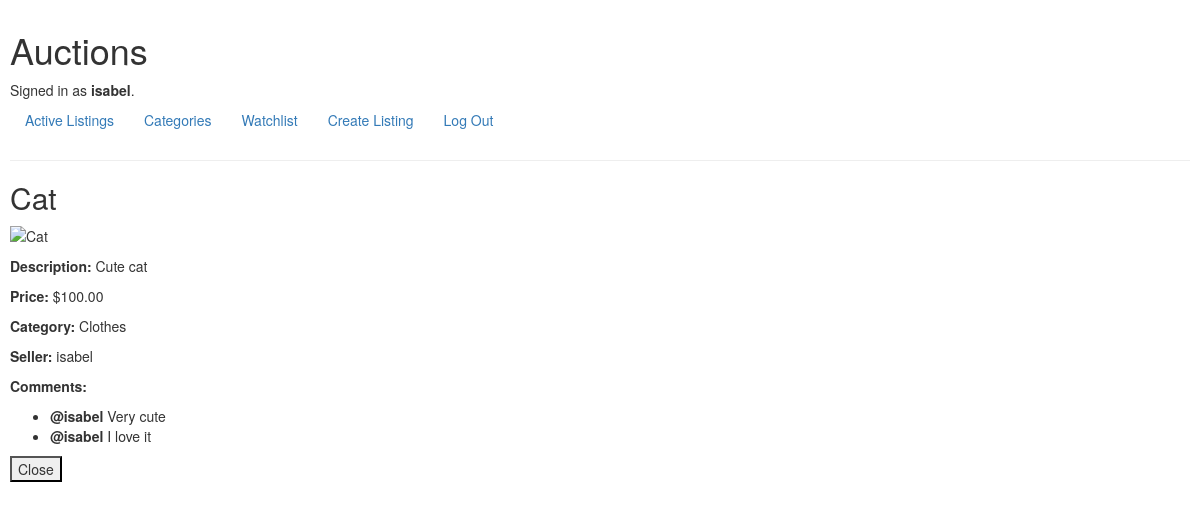
The page /auction/6/ (signed in) on the database its author committed.
### auctions/models.py (models this page shows, shortened)
class User(AbstractUser):
    pass

class Auction(models.Model):
    seller = models.ForeignKey(User, on_delete=models.CASCADE)
    title = models.CharField(max_length=64)
    description = models.CharField(max_length=5000)
    image = models.CharField(max_length=20000, blank=True, null=True)
    starting_bid = models.DecimalField(decimal_places=2, max_digits=12)
    category = models.ForeignKey(Category, on_delete=models.CASCADE, null=True)

class Category(models.Model):
    name = models.CharField(max_length=60)

class Comment(models.Model):
    user = models.ForeignKey(User, on_delete=models.CASCADE)
    item = models.ForeignKey(Auction, on_delete=models.CASCADE)
    comment = models.CharField(max_length=200)

### auctions/views.py (the view)
# urls.py: path('auction/<int:auction_id>/', views.auction, name='auction'),
def auction(request, auction_id):
    auction = Auction.objects.get(id=auction_id)
    comments = Comment.objects.filter(item=auction)
    is_seller = auction.seller == request.user
    in_watchlist = Watchlist.objects.filter(item=auction)
    return render(request, 'auctions/auction.html', {
        'auction': auction,
        'comments': comments,
        'is_seller': is_seller,
        'in_watchlist': in_watchlist
    })

### auctions/templates/auctions/auction.html (shortened to what this page needs)
{% extends "auctions/layout.html" %}
{% block body %}
    <h2>{{ auction.title }}</h2>
    {% if auction.image %}
        <p><img src="{{ auction.image }}" alt="{{ auction.title }}"></p>
    {% endif %}
    <p><strong>Description:</strong> {{ auction.description }}</p>
    <p><strong>Price:</strong> ${{ auction.starting_bid }}</p>
    <p><strong>Category:</strong> {{ auction.category.name }}</p>
    <p><strong>Seller:</strong> {{ auction.seller.username }}</p>
    <p><strong>Comments:</strong></p>
    <ul>
        {% for comment in comments %}
            <li><strong>@{{ comment.user.username}} </strong>{{ comment.comment }}</li>
        {% empty %}
            <li>No comments</li>
        {% endfor %}
    </ul>
    {% if user.is_authenticated %}
        {% if is_seller %}
            <form action="{% url 'close_auction' auction.id %}" method="post">
                <button href="{% url 'close_auction' auction.id %}">Close</button>
            </form>
        {% endif %}
    {% endif %}
{% endblock %}

### auctions/templates/auctions/layout.html (shortened to what this page needs)
{% load static %}
<!DOCTYPE html>
<html lang="en">
    <head>
        <link rel="stylesheet" href="{% static 'auctions/styles.css' %}">
        <link rel="stylesheet" href="https://stackpath.bootstrapcdn.com/bootstrap/4.4.1/css/bootstrap.min.css">
        <link rel="stylesheet" href="https://maxcdn.bootstrapcdn.com/bootstrap/3.3.7/css/bootstrap.min.css">
    </head>
    <body>
        <h1>Auctions</h1>
        <div>
            {% if user.is_authenticated %}
                Signed in as <strong>{{ user.username }}</strong>.
            {% else %}
                Not signed in.
            {% endif %}
        </div>
        <ul class="nav">
            <li class="nav-item">
                <a class="nav-link" href="{% url 'index' %}">Active Listings</a>
            </li>
            {% if user.is_authenticated %}
                <li class="nav-item">
                    <a class="nav-link" href="{% url 'categories' %}">Categories</a>
                </li>
                <li class="nav-item">
                    <a class="nav-link" href="{% url 'watchlist' %}">Watchlist</a>
                </li>
                <li class="nav-item">
                    <a class="nav-link" href="{% url 'create' %}">Create Listing</a>
                </li>
                <li class="nav-item">
                    <a class="nav-link" href="{% url 'logout' %}">Log Out</a>
                </li>
            {% endif %}
        </ul>
        <hr>
        {% block body %}
        {% endblock %}
    </body>
</html>

### auctions/static/auctions/styles.css (style rules this page uses)
body { padding: 10px; }

### rows shown on the page
User: username "isabel"
Auction: title "Cat", description "Cute cat", starting_bid "100.00", category.name "Clothes", seller.username "isabel"
Comment: user.username "isabel", comment "Very cute"
Comment: user.username "isabel", comment "I love it"
